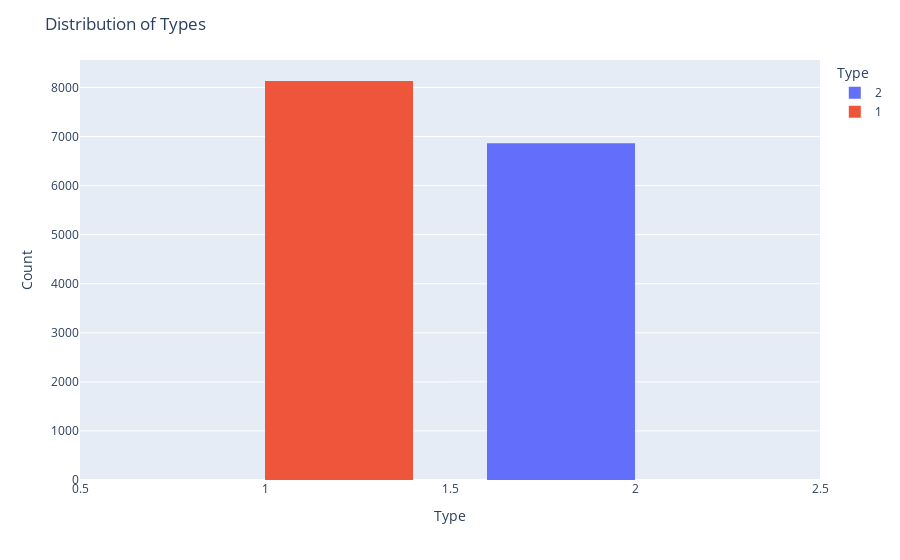

The notebook cell this image was saved under:
### Code cell
fig = px.histogram(df_train, x="Type", color="Type", nbins=2, barmode="group")


fig.update_layout(
    title="Distribution of Types",
    xaxis_title="Type",
    yaxis_title="Count"
)

fig.show()

### Figure 1 — Plotly figure (JSON) as saved in the notebook; plotly's stock layout.template omitted (floating-point values rounded to 4 significant figures; data arrays with more than 128 entries replaced by an {"elided": "..."} marker saying what was removed)
{"data": [{"alignmentgroup": "True", "bingroup": "x", "hovertemplate": "Type=%{x}<br>count=%{y}<extra></extra>", "legendgroup": "2", "marker": {"color": "#636efa", "pattern": {"shape": ""}}, "name": "2", "nbinsx": 2, "offsetgroup": "2", "orientation": "v", "showlegend": true, "type": "histogram", "x": {"elided": "6861 int values"}, "xaxis": "x", "yaxis": "y"}, {"alignmentgroup": "True", "bingroup": "x", "hovertemplate": "Type=%{x}<br>count=%{y}<extra></extra>", "legendgroup": "1", "marker": {"color": "#EF553B", "pattern": {"shape": ""}}, "name": "1", "nbinsx": 2, "offsetgroup": "1", "orientation": "v", "showlegend": true, "type": "histogram", "x": {"elided": "8132 int values"}, "xaxis": "x", "yaxis": "y"}], "layout": {"barmode": "group", "legend": {"title": {"text": "Type"}, "tracegroupgap": 0}, "margin": {"t": 60}, "title": {"text": "Distribution of Types"}, "xaxis": {"anchor": "y", "categoryarray": [2, 1], "categoryorder": "array", "domain": [0, 1], "title": {"text": "Type"}}, "yaxis": {"anchor": "x", "domain": [0, 1], "title": {"text": "Count"}}}}
